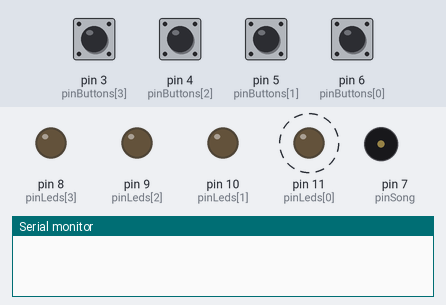
Simulated run of this sketch. Board: Arduino Uno, built with avr-gcc and run on an emulated ATmega328P. Parts: output pins drawn as LEDs (lit = HIGH), buzzer (waves = sounding), the last lines printed to the serial monitor. Dashed ring = blinking. Inputs (shaded band) come from the test bench; at power-on: pin 3 (pinButtons[3]), pin 4 (pinButtons[2]), pin 5 (pinButtons[1]), pin 6 (pinButtons[0]) HIGH. Random numbers use the default seed unless the sketch sets one.

Above: at 2.9 s.
3.0 s: pin 3 (pinButtons[3]) pulled LOW for 0.15 s
At 6.3 s:
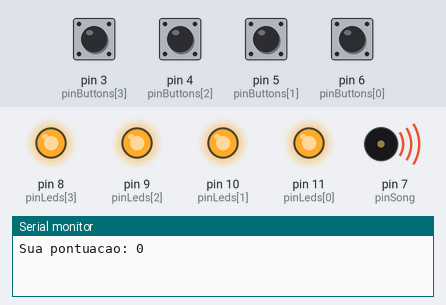
At 6.8 s:
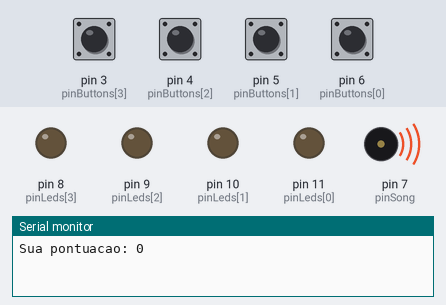
Timing chart, 0 to 9.4 s (numbered marks = the images above; inputs shaded):
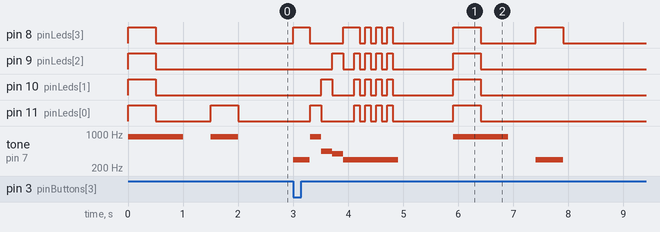

The sketch:

GENIOS.ino
```cpp
// JOGO DA MEMÓRIA - GENIOS
// MEMBROS: Arthur Oliveira Purcino, klarine Mendonça Silva, Pedro Henrique Sena Lima
// Link do Thinkercad: https://www.tinkercad.com/things/8TiDhaiXTgY-stunning-borwo/editel?sharecode=ec7bfpsGE1sXplnLPmfAaP4-AOo3FD9d2W1bEdCW9Pw


//Definindo as notas para os sons

#define NOTE_D4  294

#define NOTE_G4  392

#define NOTE_A4  440

#define NOTE_A5  880


//Criando o array para os 4 sons para sortear um som

int sounds[4] = { NOTE_A5, NOTE_A4, NOTE_G4, NOTE_D4 };

// A sequência de até 100 itens vai começar vazia.

int sequence[100] = {};

// Indica a rodada atual que o jogo se encontra.

int current_round = 0;

// Indica o passo atual dentro da sequência, é usado enquanto a sequência está sendo reproduzida.

int current_step = 0;

//Indica o numero de rodadas que o jogador conseguiu completar

 int pontuation = 0;

/*

 * Indica o pino de áudio, leds e botões.

 * Os pinos de leds e botões estão em ordem, relacionados uns aos outros, ou

 * seja, o primeiro led está relacionado ao primeiro botão. A ordem destas

 * sequências também estão relacionadas a ordem dos tons.

 */

int pinSong = 7;

int pinLeds[4] = { 11, 10, 9, 8 };

int pinButtons[4] = { 6, 5, 4, 3 };


// Indica se um botão foi pressionado durante o loop principal.

int button_pressed = 0;

// Flag indicando se o jogo acabou.

int game_over = false;


void setup() {

  // Definindo o modo dos pinos dos Leds como saída.

  for (int i = 0; i <= 3; i++) {

    pinMode(pinLeds[i], OUTPUT);

  }


  // Definindo o modo dos pinos dos Botões como entrada.
  for (int i = 0; i <= 3; i++) {
    pinMode(pinButtons[i], INPUT_PULLUP);
  }


  // Definindo o modo do pino de Áudio como saída.

  pinMode(pinSong, OUTPUT);


  // Inicializando o random através de uma leitura da porta analógica.
  // Esta leitura gera um valor variável entre 0 e 1023.

  randomSeed(analogRead(0));

  Serial.begin(9600);

}

void loop() {


  // Se perdeu o jogo  todas as variáveis são reinicializadas e
   // a pontuacao daquela partida é escrita no serial.

  if (game_over) {
    Serial.print("Sua pontuacao: ");
    Serial.print(pontuation-1);
    Serial.print("\n");
    pontuation = 0;


    int sequence[100] = {};

    current_round = 0;
    current_step = 0;


    game_over = false;

  }

  // Toca um som de início para anúnicar que o jogo está começando quando é a primeira rodada.
  if (current_round == 0 ) {


	playStartSound();

    delay(500);

  }


  // Chama a função que inicializa a próxima rodada.

  nextRound();

  // Reproduz a sequência atual.

  playSequence();

  // Aguarda os botões serem pressionados pelo jogador.

  waitPlayer();


  // Aguarda 1 segundo entre cada jogada.

  delay(1000);
}


// Sorteia um novo item e adiciona na sequência.

void nextRound() {

  int number_drawn = random(0, 4);

  sequence[current_round++] = number_drawn;

  Pontuation();

}


// Reproduz a sequência para ser memorizada.

void playSequence() {
  for (int i = 0; i < current_round; i++) {

    tone(pinSong, sounds[sequence[i]]);

    digitalWrite(pinLeds[sequence[i]], HIGH);
    delay(500);

    noTone(pinSong);

    digitalWrite(pinLeds[sequence[i]], LOW);
    delay(100);

  }

  noTone(pinSong);

}


// Aguarda o jogador iniciar sua jogada.

void waitPlayer() {

  for (int i = 0; i < current_round; i++) {
    waitMove();

    checkMove();


    if (game_over) {

      break;
    }


    current_step++;

  }


  // Redefine a variável para 0.

  current_step = 0;
}

// aguarda o jogador apertar os botoes correspondentes
void waitMove() {

  boolean move_made = false;

  while (!move_made) {

    for (int i = 0; i <= 3; i++) {

      if (digitalRead(pinButtons[i]) == LOW) {

        // Dizendo qual foi o botao pressionado.

        button_pressed = i;


        tone(pinSong, sounds[i]);

        digitalWrite(pinLeds[i], HIGH);

        delay(300);

        digitalWrite(pinLeds[i], LOW);

        noTone(pinSong);


        move_made = true;


      }

    }

    delay(10);
  }
}

 //checa o movimento e determina se o jogo acabou
void checkMove() {
  if (sequence[current_step] != button_pressed) {
    // GAME OVER.

    for (int i = 0; i <= 3; i++) {
      tone(pinSong, sounds[i]);
      digitalWrite(pinLeds[i], HIGH);

      delay(200);

      digitalWrite(pinLeds[i], LOW);
      noTone(pinSong);
    }


    tone(pinSong, sounds[3]);

    for (int i = 0; i <= 3; i++) {

      digitalWrite(pinLeds[0], HIGH);

      digitalWrite(pinLeds[1], HIGH);

      digitalWrite(pinLeds[2], HIGH);

      digitalWrite(pinLeds[3], HIGH);

      delay(100);

      digitalWrite(pinLeds[0], LOW);

      digitalWrite(pinLeds[1], LOW);

      digitalWrite(pinLeds[2], LOW);

      digitalWrite(pinLeds[3], LOW);

      delay(100);

    }

    noTone(pinSong);


    game_over = true;

  }

}
 //Calculando a pontuacao
void Pontuation(){
  //A cada rodada correta soma-se mais 1 a pontuacao
  pontuation+=1;


}

//Funcao para tocar o som ao iniciar o jogo
void playStartSound() {

  tone(pinSong, sounds[0]);

  digitalWrite(pinLeds[0], HIGH);

  digitalWrite(pinLeds[1], HIGH);
  digitalWrite(pinLeds[2], HIGH);
  digitalWrite(pinLeds[3], HIGH);

  delay(500);

  digitalWrite(pinLeds[0], LOW);
  digitalWrite(pinLeds[1], LOW);
  digitalWrite(pinLeds[2], LOW);

  digitalWrite(pinLeds[3], LOW);
  delay(500);
  noTone(pinSong);
}
```

Measured:
- after the input at 3.0 s, pin 8 (pinLeds[3]): LOW → HIGH at once, → LOW 0.30 s later, → HIGH 0.61 s later, → LOW 0.30 s later, … (14 changes in this stretch); pin 9 (pinLeds[2]): goes HIGH 0.20 s, LOW 0.20 s, 3 × (HIGH 0.10 s, LOW 0.10 s), HIGH 0.10 s, LOW 1.1 s, HIGH 0.50 s, then LOW, starting after 0.71 s
- by itself, pin 11 (pinLeds[0]): alternates HIGH for 0.50 s and LOW for 1.0 s
